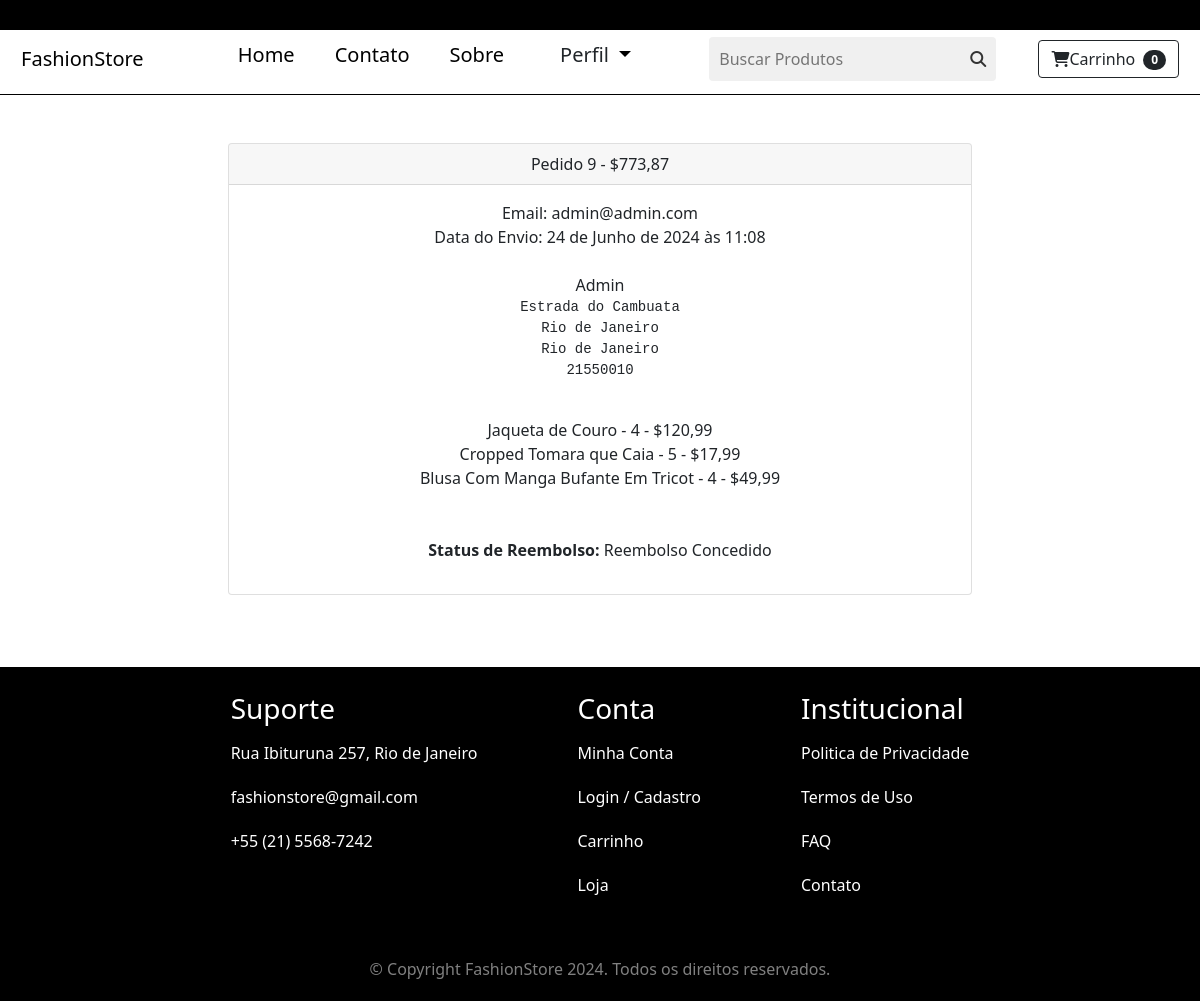
Page /pagamento/orders/9 (signed in) on the committed database.
### pagamento/models.py (models this page shows, shortened)
class Order(models.Model):
    user = models.ForeignKey(
        User, on_delete=models.CASCADE, null=True, blank=True)
    full_name = models.CharField(max_length=250)
    email = models.EmailField(max_length=250)
    shipping_address = models.TextField(max_length=15000)
    amount_paid = models.DecimalField(max_digits=7, decimal_places=2)
    date_ordered = models.DateTimeField(auto_now_add=True)
    date_shipped = models.DateTimeField(blank=True, null=True)
    refund_requested = models.BooleanField(default=False)
    refund_granted = models.BooleanField(default=False)
    status = models.CharField(
        default='C',
        max_length=1,
        choices=(
            ('A', 'Aprovado'),
            ('C', 'Criado'),
            ('R', 'Reprovado'),
            ('P', 'Pendente'),
            ('E', 'Enviado'),
            ('F', 'Finalizado'),
        )
    )
    date_shipped = models.DateTimeField(blank=True, null=True)

class OrderItem(models.Model):
    order = models.ForeignKey(Order, on_delete=models.CASCADE, null=True)
    product = models.ForeignKey(Produto, on_delete=models.CASCADE, null=True)
    user = models.ForeignKey(
        User, on_delete=models.CASCADE, null=True, blank=True)
    quantity = models.PositiveBigIntegerField(default=1)
    price = models.DecimalField(max_digits=7, decimal_places=2)

### loja/models.py (models this page shows, shortened)
class Produto(models.Model):
    nome = models.CharField(max_length=100)
    preco = models.DecimalField(default=0, decimal_places=2, max_digits=6)
    categoria = models.ForeignKey(
        Categoria, on_delete=models.CASCADE, default=1)
    descricao = models.CharField(
        max_length=250, default='', blank=True, null=True)
    imagem = models.ImageField(upload_to='uploads/produtos/')
    a_venda = models.BooleanField(default=False)
    estoque = models.PositiveIntegerField(default=0)
    def __str__(self):
        return self.nome

### pagamento/views.py (the view)
# urls.py: path('orders/<int:pk>', views.orders, name='orders'),
def orders(request, pk):
    if request.user.is_authenticated:
        order = get_object_or_404(Order, id=pk, user=request.user)
        items = OrderItem.objects.filter(order=order)
        if request.method == 'POST' and not order.refund_requested and order.status == 'F':
            order.refund_requested = True
            order.save()
            messages.success(
                request, f'Reembolso solicitado para o pedido {order.id}. As instruções foram enviadas para o seu e-mail.')
            return redirect('orders', pk=pk)
        return render(request, 'pagamento/orders.html', {"order": order, "items": items})
    else:
        messages.success(request, "Acesso negado!")
        return redirect('home')

### carrinho/carrinho.py (called while the page is built)
    def __len__(self):
        return len(self.carrinho)

### carrinho/context_processors.py (called while the page is built)
def carrinho(request):
    return {'carrinho': Carrinho(request)}

### pagamento/templates/pagamento/orders.html (shortened to what this page needs)
{% extends 'base.html' %}
{% block content %}
<div class="container">
    <div class="row">
        <center>
            <div class="col-8">
                <br /><br />
                <div class="card">
                    <div class="card-header">
                        Pedido {{ order.id}} - ${{order.amount_paid}}
                    </div>
                    <div class="card-body">
                        Email: {{ order.email}}<br />
                        {% if order.date_shipped %}
                        Data do Envio: {{ order.date_shipped}}
                        {% else %}
                        Data do Pedido: {{ order.date_ordered}}
                        {% endif %}
                        <br /><br />
                        {{ order.full_name }}<br />
                        <pre>{{ order.shipping_address }}
    </pre>
                        {% for item in items %}
                        {{ item.product }} - {{ item.quantity }} - ${{ item.price }}<br />
                        {% endfor %}
                        <br /><br />
                        <p><strong>Status de Reembolso:</strong>
                            {% if order.refund_granted %}
                                Reembolso Concedido
                            {% elif order.refund_requested %}
                                Reembolso Solicitado
                            {% else %}
                                Não Solicitado
                            {% endif %}
                        </p>
                    </div>
                </div>
                <br />
                <br /><br />
            </div>
        </center>
    </div>
</div>
{% endblock %}

### static/css/style.css (style rules this page uses)
* { padding: 0; margin: 0; box-sizing: border-box; }

### rows in the picture
Order: id "9", amount_paid "773,87", email "admin@admin.com", date_shipped "24 de Junho de 2024 às 11:08", full_name "Admin", shipping_address "Estrada do Cambuata Rio de Janeiro Rio de Janeiro 21550010"
OrderItem: product "Jaqueta de Couro", quantity "4", price "120,99"
OrderItem: product "Cropped Tomara que Caia", quantity "5", price "17,99"
OrderItem: product "Blusa Com Manga Bufante Em Tricot", quantity "4", price "49,99"

### other values in the picture
{{ carrinho|length }} "0"
